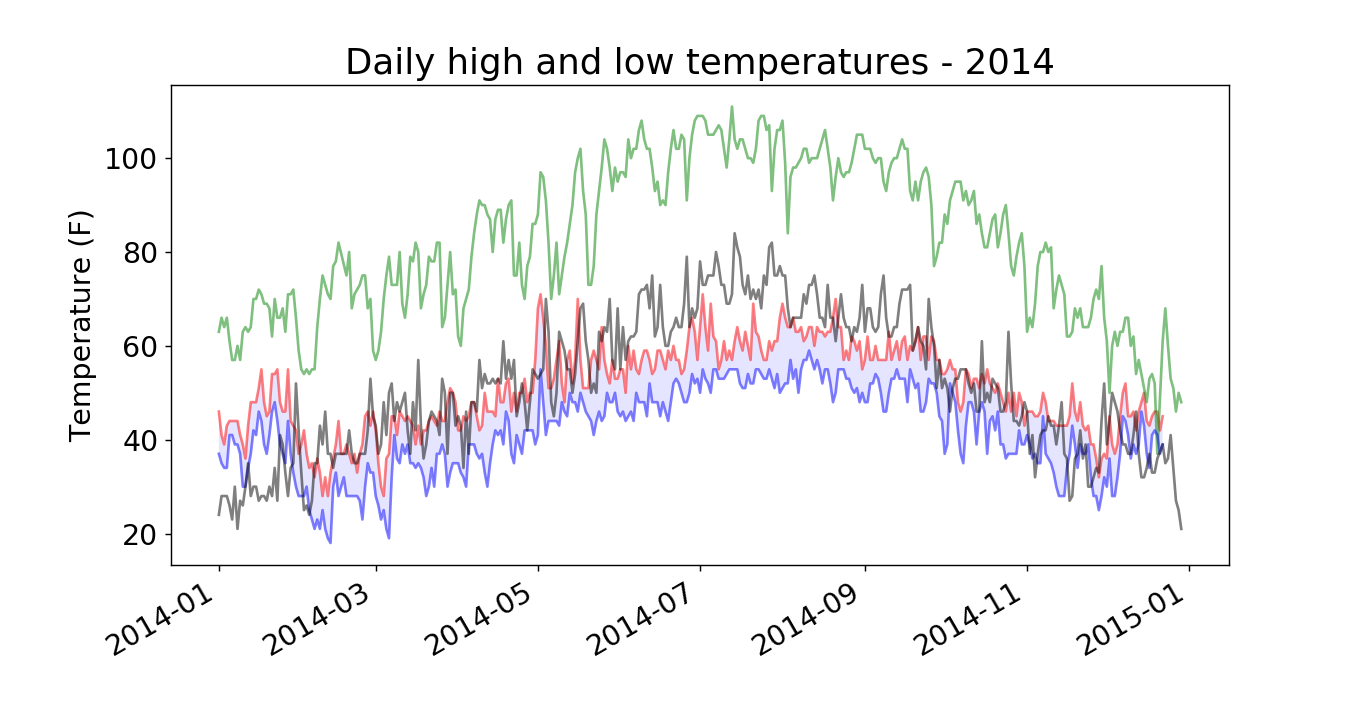

Source code (Python):
import csv
from datetime import datetime

from matplotlib import pyplot as plt

# Get dates, high, and low temperatures from file.
filename = 'sitka_weather_2014.csv'
filename_0 = 'death_valley_2014.csv'

with open(filename) as f:
    reader = csv.reader(f)
    header_row = next(reader)

    dates, highs, lows = [], [], []
    for row in reader:
        try:
            current_date = datetime.strptime(row[0], "%Y-%m-%d")
            high = int(row[1])
            low = int(row[3])
        except ValueError:
            print(current_date, 'missing data')
        else:
            dates.append(current_date)
            highs.append(high)
            lows.append(low)

with open(filename_0) as g:
    reader_0 = csv.reader(g)
    header_row_0 = next(reader_0)
    
    dates_0, highs_0, lows_0 = [], [], []
    for row_0 in reader_0:
        try:
            current_date_0 = datetime.strptime(row_0[0], "%Y-%m-%d")
            high_0 = int(row_0[1])
            low_0 = int(row_0[3])
        except ValueError:
            print(current_date_0, 'missing data')
        else:
            dates_0.append(current_date_0)
            highs_0.append(high_0)
            lows_0.append(low_0)

# Plot data.
fig = plt.figure(dpi=128, figsize=(10, 6))
plt.plot(dates, highs, c='red', alpha=0.5)
plt.plot(dates, lows, c='blue', alpha=0.5)
plt.plot(dates_0, highs_0, c='green', alpha=0.5)
plt.plot(dates_0, lows_0, c='black', alpha=0.5)
plt.fill_between(dates, highs, lows, facecolor='blue', alpha=0.1)

# Format plot.
title = "Daily high and low temperatures - 2014"
plt.title(title, fontsize=20)
plt.xlabel('', fontsize=16)
fig.autofmt_xdate()
plt.ylabel("Temperature (F)", fontsize=16)
plt.tick_params(axis='both', which='major', labelsize=16)

plt.show()
